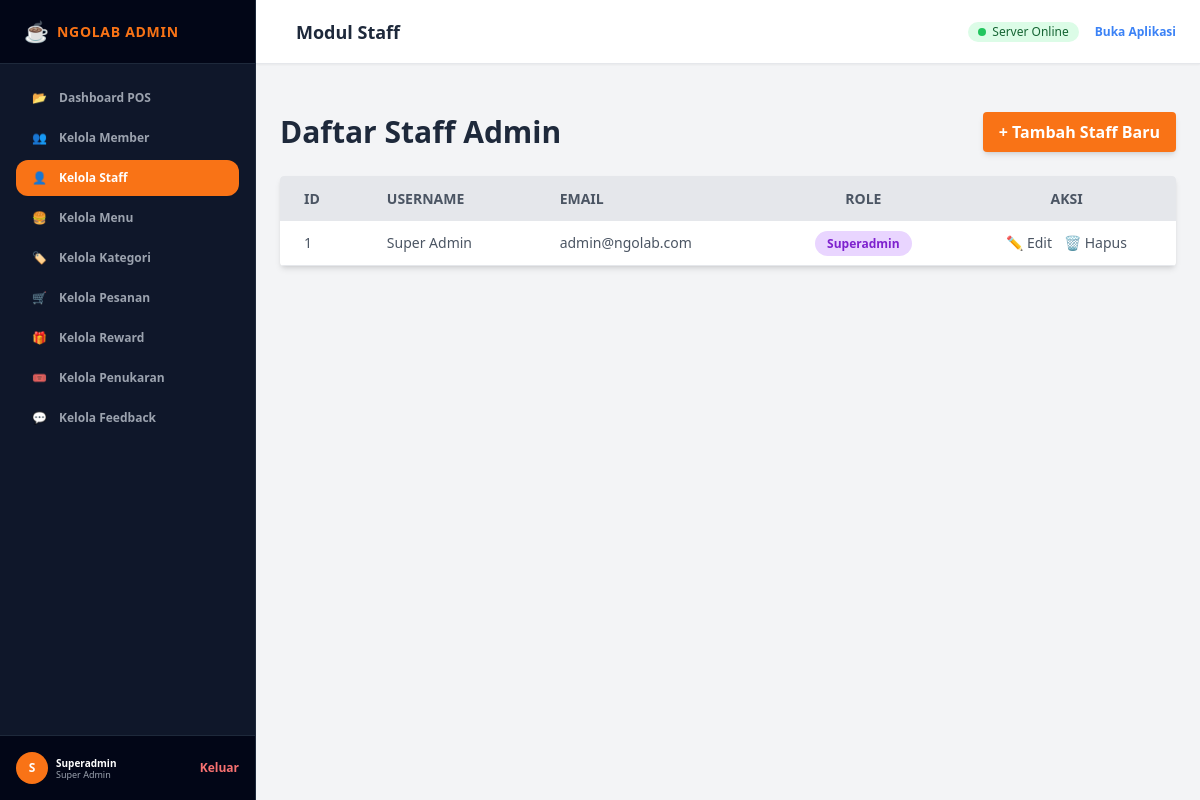
Screenshot of /admin/admin_dashboard.php?page=staff (signed in) with the database file from the repository.
### tables this page shows
CREATE TABLE IF NOT EXISTS `TABEL_STAFF` (
  `id_staff` INT AUTO_INCREMENT PRIMARY KEY,
  `username` VARCHAR(100) NOT NULL,
  `email` VARCHAR(100) NOT NULL UNIQUE,
  `password` VARCHAR(255) NOT NULL,
  `role` ENUM('admin', 'kasir', 'superadmin') NOT NULL DEFAULT 'admin',
  `no_hp` VARCHAR(20) DEFAULT NULL UNIQUE,
  `nim` VARCHAR(20) DEFAULT NULL,
  `created_at` TIMESTAMP DEFAULT CURRENT_TIMESTAMP
);

### admin/kelola_staff.php (the view, shortened to what this page needs)
<?php
$staff_list = $conn->query("SELECT * FROM TABEL_STAFF ORDER BY id_staff DESC");
?>
<div class="container mx-auto">
    <div class="flex justify-between items-center mb-6">
        <h1 class="text-3xl font-bold text-slate-800">Daftar Staff Admin</h1>
        <button onclick="openCreateModal()" class="bg-orange-500 hover:bg-orange-600 text-white font-bold py-2 px-4 rounded shadow-md">
            + Tambah Staff Baru
        </button>
    </div>
    <div class="bg-white shadow-md rounded my-6 overflow-x-auto">
        <table class="min-w-full w-full table-auto">
            <thead>
                <tr class="bg-gray-200 text-gray-600 uppercase text-sm leading-normal">
                    <th class="py-3 px-6 text-left">ID</th>
                    <th class="py-3 px-6 text-left">Username</th>
                    <th class="py-3 px-6 text-left">Email</th>
                    <th class="py-3 px-6 text-center">Role</th>
                    <th class="py-3 px-6 text-center">Aksi</th>
                </tr>
            </thead>
            <tbody class="text-gray-600 text-sm font-light">
                <?php while($row = $staff_list->fetch_assoc()): ?>
                <tr class="border-b border-gray-200 hover:bg-gray-100">
                    <td class="py-3 px-6 text-left whitespace-nowrap">
                        <span class="font-medium"><?= $row['id_staff'] ?></span>
                    </td>
                    <td class="py-3 px-6 text-left">
                        <span><?= htmlspecialchars($row['username']) ?></span>
                    </td>
                    <td class="py-3 px-6 text-left">
                        <span><?= htmlspecialchars($row['email']) ?></span>
                    </td>
                    <td class="py-3 px-6 text-center">
                        <?php if($row['role'] === 'superadmin'): ?>
                            <span class="bg-purple-200 text-purple-700 py-1 px-3 rounded-full text-xs font-bold">Superadmin</span>
                        <?php else: ?>
                            <span class="bg-blue-200 text-blue-700 py-1 px-3 rounded-full text-xs font-bold capitalize"><?= htmlspecialchars($row['role']) ?></span>
                        <?php endif; ?>
                    </td>
                    <td class="py-3 px-6 text-center">
                        <div class="flex item-center justify-center space-x-3">
                            <button onclick="openEditModal(<?= $row['id_staff'] ?>, '<?= addslashes($row['username']) ?>', '<?= addslashes($row['email']) ?>', '<?= $row['role'] ?>', '<?= addslashes($row['no_hp'] ?? '') ?>', '<?= addslashes($row['nim'] ?? '') ?>')" class="transform hover:text-blue-500 hover:scale-110">
                                ✏️ Edit
                            </button>
                            <?php if($row['role'] !== 'superadmin' || $_SESSION['admin_role'] === 'superadmin'): ?>
                            <form method="POST" action="" class="inline" onsubmit="return confirm('Hapus staff ini?');">
                                <button type="submit" class="transform hover:text-red-500 hover:scale-110">🗑️ Hapus</button>
                            </form>
                            <?php endif; ?>
                        </div>
                    </td>
                </tr>
                <?php endwhile; ?>
            </tbody>
        </table>
    </div>
</div>
</div>

### rows the page displays
tabel_staff: id_staff "1", username "Super Admin", email "admin@ngolab.com", role "Superadmin"

### other values shown
substr($_SESSION['admin_username'], 0, 1) "S"
$_SESSION['admin_role'] "Superadmin"
$_SESSION['admin_username'] "Super Admin"
$page "Staff"
